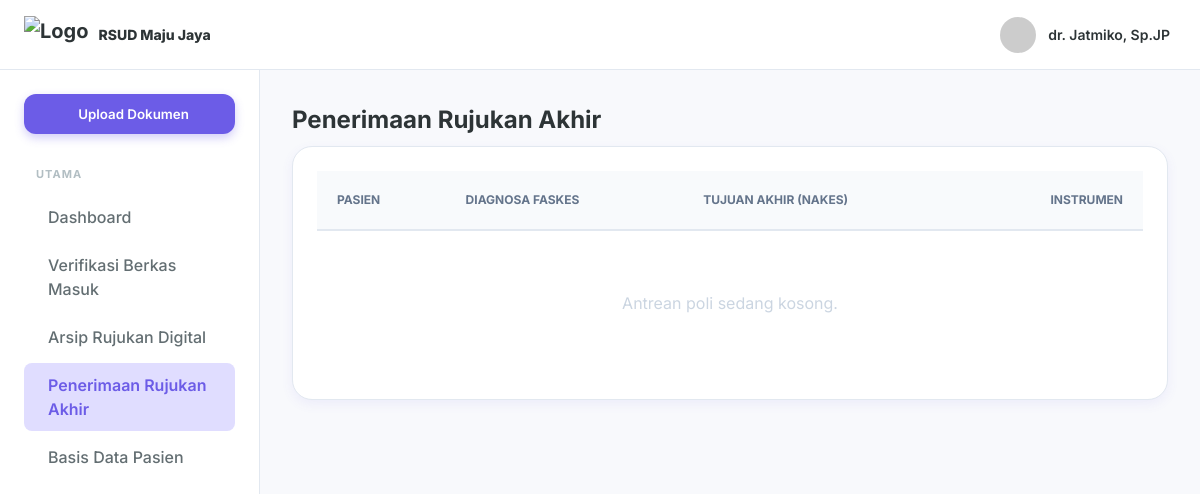
/referral_specialist.php, run on an earlier commit of the app's database.
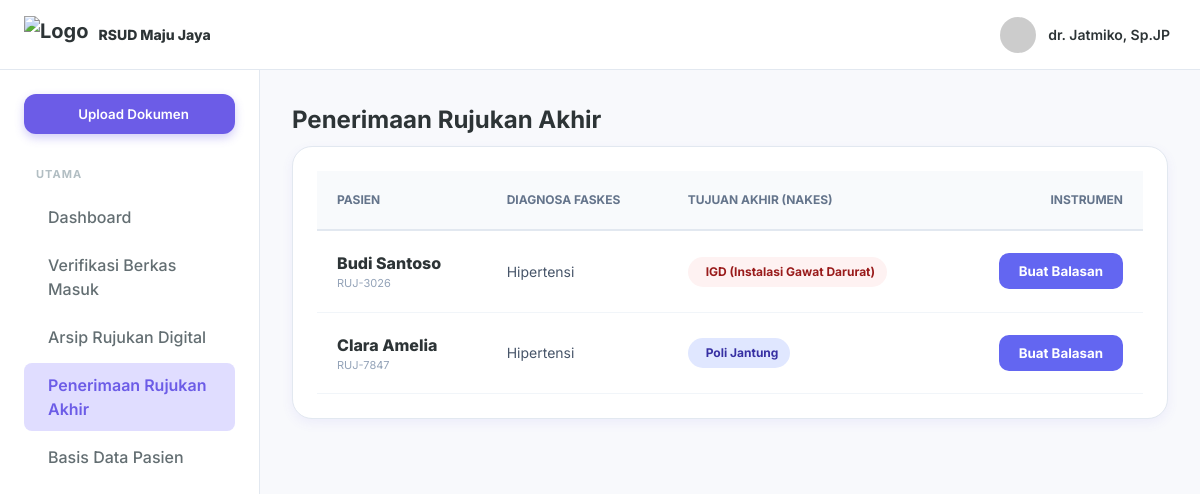
And on a later commit of the database.
### tables this page shows
CREATE TABLE referrals (
        id INTEGER PRIMARY KEY AUTOINCREMENT,
        referral_id TEXT UNIQUE NOT NULL,
        patient_name TEXT NOT NULL,
        patient_wa TEXT,
        faskes_wa TEXT,
        category TEXT,
        origin_faskes TEXT,
        insurance_type TEXT,
        card_number TEXT,
        diagnosis_initial TEXT,
        icd10 TEXT,
        therapy_initial TEXT,
        spec_diagnosis TEXT,
        follow_up_plan TEXT,
        letter_date TEXT,
        expiry_date TEXT,
        received_date TEXT,
        replied_at DATETIME,
        status_flow TEXT DEFAULT 'ENTRY',
        created_at DATETIME DEFAULT CURRENT_TIMESTAMP
    , faskes_kab_kota TEXT, faskes_tingkat TEXT, target_poli TEXT, target_kota TEXT, patient_status_peserta TEXT, medical_notes TEXT, doctor_name TEXT, birth_date TEXT, gender TEXT, is_deleted INTEGER DEFAULT 0, faskes_alamat TEXT, faskes_telp TEXT, faskes_email TEXT, nik TEXT, verified_by TEXT, final_destination TEXT);

### config.php (called while the page is built, shortened)
<?php
$db_file = __DIR__ . '/dms_hospital.sqlite';
try {
    $pdo = new PDO("sqlite:" . $db_file);
    $pdo->setAttribute(PDO::ATTR_ERRMODE, PDO::ERRMODE_EXCEPTION);
    $pdo->setAttribute(PDO::ATTR_DEFAULT_FETCH_MODE, PDO::FETCH_ASSOC);
    class SQLiteCompatibilityLayer {
        private $pdo;
        public function __construct($pdo) {
            $this->pdo = $pdo;
        }
        public function query($sql) {
            try {
                $stmt = $this->pdo->query($sql);
                return new SQLiteResultWrapper($stmt);
            } catch (PDOException $e) {
                die("Database Error: " . $e->getMessage() . " (SQL: $sql)");
            }
        }
    }
    class SQLiteResultWrapper {
        private $data = [];
        private $index = 0;
        public function __construct($stmt) {
            $this->stmt = $stmt;
            if ($stmt) {
                $all = $this->stmt->fetchAll();
                $this->num_rows = count($all);
                $this->data = $all;
                $this->index = 0;
            }
        }
        public function fetch_assoc() {
            if (isset($this->data[$this->index])) {
                return $this->data[$this->index++];
            }
            return null;
        }
    }
    $conn = new SQLiteCompatibilityLayer($pdo);
} catch (PDOException $e) {
    die("Koneksi SQLite Gagal: " . $e->getMessage());
}

### referral_specialist.php (the view, shortened to what the changed rows need)
<?php
require_once 'config.php';
$sql_poli = "SELECT * FROM referrals WHERE status_flow = 'VERIFY' AND is_deleted = 0 ORDER BY created_at DESC";
$result = $conn->query($sql_poli);
?>
<!DOCTYPE html>
<html lang="id">
<head>
    <link rel="stylesheet" href="styles.css">
</head>
<body>
    <div class="app-container">
        <div class="main-layout">
            <main class="content-area">
                <h1 class="page-title">Penerimaan Rujukan Akhir</h1>
                <div class="card" style="border-radius: 20px; overflow: hidden;">
                    <table style="width: 100%; border-collapse: collapse;">
                        <thead>
                            <tr style="background: #f8fafc; border-bottom: 2px solid #e2e8f0; font-size: 12px; color: #64748b;">
                                <th style="padding: 20px; text-align: left;">PASIEN</th>
                                <th style="padding: 20px; text-align: left;">DIAGNOSA FASKES</th>
                                <th style="padding: 20px; text-align: left;">TUJUAN AKHIR (NAKES)</th>
                                <th style="padding: 20px; text-align: right;">INSTRUMEN</th>
                            </tr>
                        </thead>
                        <tbody>
                            <?php if ($result->num_rows > 0): ?>
                                <?php while($row = $result->fetch_assoc()): ?>
                                    <?php
                                        $dest = !empty($row['final_destination']) ? $row['final_destination'] : $row['target_poli'];
                                        $is_emergency = (strpos($dest, 'IGD') !== false || strpos($dest, 'ICU') !== false);
                                        $badge_bg = $is_emergency ? '#fef2f2' : '#e0e7ff';
                                        $badge_color = $is_emergency ? '#991b1b' : '#3730a3';
                                    ?>
                                    <tr style="border-bottom: 1px solid #f1f5f9;">
                                        <td style="padding: 20px;">
                                            <div style="font-weight: 800;"><?= $row['patient_name'] ?></div>
                                            <div style="font-size: 11px; color: #94a3b8;"><?= $row['referral_id'] ?></div>
                                        </td>
                                        <td style="padding: 20px; font-size: 14px; color: #475569;"><?= $row['diagnosis_initial'] ?></td>
                                        <td style="padding: 20px; font-size: 14px;">
                                            <span style="background: <?= $badge_bg ?>; color: <?= $badge_color ?>; padding: 6px 12px; border-radius: 20px; font-weight: 700; font-size: 12px; display: inline-flex; align-items: center; gap: 6px;">
                                                <i class="ph <?= $is_emergency ? 'ph-first-aid' : 'ph-stethoscope' ?>"></i> <?= $dest ?>
                                            </span>
                                        </td>
                                        <td style="padding: 20px; text-align: right;">
                                            <button onclick="openForm('<?= $row['referral_id'] ?>', '<?= $row['patient_name'] ?>')" style="padding: 10px 20px; background: #6366f1; color: white; border: none; border-radius: 10px; cursor: pointer; font-weight:700;">Buat Balasan</button>
                                        </td>
                                    </tr>
                                <?php endwhile; ?>
                            <?php else: ?>
                                <tr><td colspan="4" style="padding: 60px; text-align: center; color: #cbd5e1;">Antrean poli sedang kosong.</td></tr>
                            <?php endif; ?>
                        </tbody>
                    </table>
                </div>
            </main>
        </div>
    </div>
</body>
</html>

What changed in the data, as far as the page shows it:
added referrals: patient_name "Budi Santoso", referral "RUJ-3026", diagnosis_initial "Hipertensi", final_destination "IGD (Instalasi Gawat Darurat)"
added referrals: patient_name "Clara Amelia", referral "RUJ-7847", diagnosis_initial "Hipertensi", target_poli "Poli Jantung"
Also different on the page:
text no longer shown: "Antrean poli sedang kosong."
